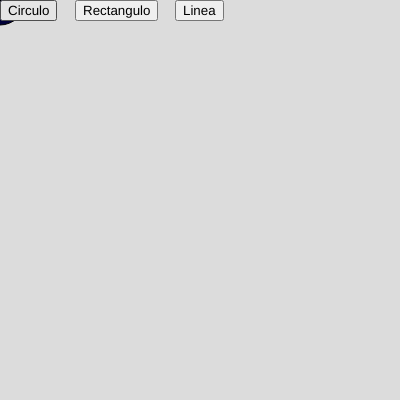
Frame 1 (no input)
Frame 60 (no input): identical to frame 1, image omitted
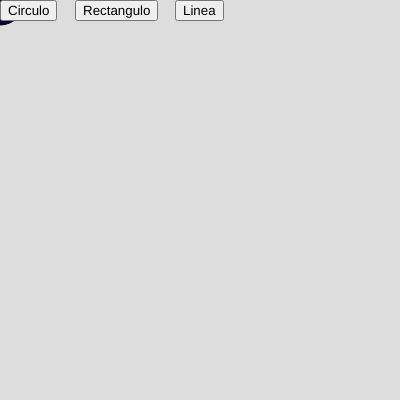
Frame 120 (the mouse pressed at the canvas centre since frame 60)

The p5.js sketch that drew these frames (run headless with seeded random() and noise() and a simulated clock; from frame 60 on, the mouse is pressed at the canvas centre):

// p5.js sketch
// ── sketch.js
class Figura {
  //CONSTRUCTOR
    constructor(x, y, altura, base) {
    this.posicion = createVector(x,y);
    this.altura = altura;
    this.base = base;
    this.fillred = 0;
    this.fillgreen = 0;
    this.fillblue = 57; 
  }
       
  
}



class Rectangulo extends Figura
{
  constructor(x, y, altura, base) 
  {
     super(x, y, altura, base)
  }
  
  draw()
  {    
   fill(this.fillred,this.fillgreen,this.fillblue); 
    rect(this.posicion.x,this.posicion.y,this.altura,this.base);
    
  }
}
class Triangulo extends Figura
{
  constructor(x, y, altura, base) 
  {
     super(x, y, altura, base)
  }
  
  draw()
  {    
   fill(this.fillred,this.fillgreen,this.fillblue); 
    triangle(this.posicion.x,this.posicion.y,this.altura,this.base);
    
  }
}

class Elipse extends Figura 
{
  constructor(x, y, altura, base) 
  {
     super(x, y, altura, base)
  }
  
  draw()
  {
   fill(this.fillred,this.fillgreen,this.fillblue); 
    ellipse(this.posicion.x,this.posicion.y,this.altura,this.base);
  }
}



var figuras =[];
var dibujando = 'circulo'
var btnCirculo =  null;
var btnRectangulo = null;
var btnTriangulo=null;

function setup() {
  createCanvas(400, 400);
  //BOTON CIRCULO
  btnCirculo  = createButton ('Circulo')
  btnCirculo .position(0,0);
  btnCirculo .mousePressed(changeCirculo);
  //BOTON  RECTANGULO
  btnRectangulo = createButton ('Rectangulo')
  btnRectangulo.position(75,0);
  btnRectangulo.mousePressed(changeRectangulo);
  //BOTON TRIANGULO
  btnTriangulo = createButton ('Linea')
  btnTriangulo.position(175,0);
  btnTriangulo.mousePressed(changeTriangulo);
  
  
  figuras.push(new Rectangulo (0,0,20,20));
  figuras.push(new Elipse (0,0,50,50));
  figuras.push(new Triangulo(0,0,20,20))
}

//SOMBREADO DE CIRCULO
function changeCirculo ()
{
  btnCirculo.style('backgroud-color','#cccccc');
  btnRectangulo.style('backgroud-color','#f0f0f0');
    btnTriangulo.style('backgroud-color','#f0f0f0');
  dibujando = 'circulo';
}
//SOBREADO DE RECTANGULO
function changeRectangulo ()
{
   btnRectangulo.style('backgroud-color','#cccccc');
  btnCirculo.style('backgroud-color','#f0f0f0');
    btnTriangulo.style('backgroud-color','#f0f0f0');

  dibujando = 'rectangulo';
}
function changeTriangulo ()
{
   btnTriangulo.style('backgroud-color','#cccccc');
  btnCirculo.style('backgroud-color','#f0f0f0');
  btnRectangulo.style('backgroud-color','#f0f0f0');
  dibujando = 'triangulo';
}

function draw() {
  background(220);
 
  figuras.forEach(function(value, index, array) {
  value.draw();

    
    
 
});

}


function mouseClicked() {
  // SE DIBUJA LA FIGURA SELECCIONADA
  if(mouseY > 25)
    {
      //SE DIBUJA UN CIRCULO
        if(dibujando == 'circulo') 
    figuras.push(new Elipse (mouseX,mouseY,20,20,3,1));
  //SE DIBUJA UN RECTANGULO(CUADRADO)
 else if (dibujando == 'rectangulo') 
  figuras.push(new Rectangulo (mouseX,mouseY,20,20,2,1));
      //SE DIBUJA UN TRIANGULO
      else if(dibujando=="triangulo")
        figuras.push(new Triangulo(mouseX,mouseY,mouseY,mouseX,mouseX,mouseY));
   
    }


  return false;
 
}
